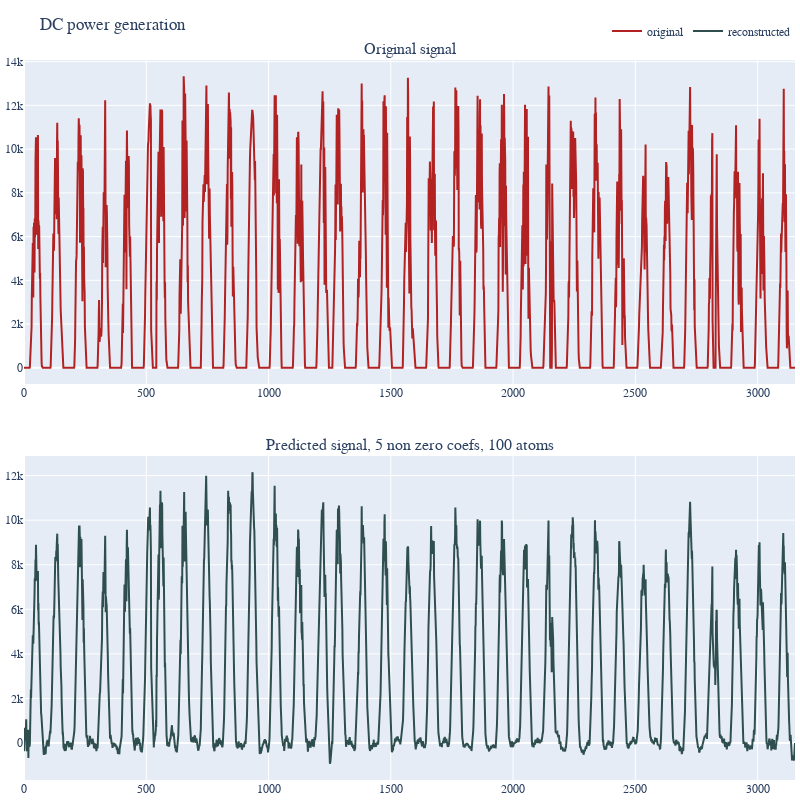

Here is the notebook cell this chart was saved with:
### Code cell
plot_original_pred(dc_power, dc_reconstructed, "DC power generation", n_coefs=n_coefs, K=K, height=800, vertical_spacing=.1)

### Figure 1 — Plotly figure (JSON) as saved in the notebook; plotly's stock layout.template omitted (floating-point values rounded to 4 significant figures; data arrays with more than 128 entries replaced by an {"elided": "..."} marker saying what was removed)
{"data": [{"line": {"color": "firebrick"}, "name": "original", "type": "scatter", "x": {"elided": "3154 int values"}, "xaxis": "x", "y": {"elided": "3154 float values"}, "yaxis": "y"}, {"line": {"color": "darkslategray"}, "name": "reconstructed", "type": "scatter", "x": {"elided": "3154 int values"}, "xaxis": "x2", "y": {"elided": "3154 float values"}, "yaxis": "y2"}], "layout": {"annotations": [{"font": {"size": 16}, "showarrow": false, "text": "Original signal", "x": 0.5, "xanchor": "center", "xref": "paper", "y": 1, "yanchor": "bottom", "yref": "paper"}, {"font": {"size": 16}, "showarrow": false, "text": "Predicted signal, 5 non zero coefs, 100 atoms", "x": 0.5, "xanchor": "center", "xref": "paper", "y": 0.45, "yanchor": "bottom", "yref": "paper"}], "font": {"family": "Serif"}, "height": 800, "legend": {"orientation": "h", "x": 1, "xanchor": "right", "y": 1.02, "yanchor": "bottom"}, "margin": {"b": 5, "l": 5, "r": 5, "t": 60}, "showlegend": true, "title": {"text": "DC power generation"}, "width": 800, "xaxis": {"anchor": "y", "autorange": true, "domain": [0, 1], "range": [0, 3153], "type": "linear"}, "xaxis2": {"anchor": "y2", "autorange": true, "domain": [0, 1], "range": [0, 3153], "type": "linear"}, "yaxis": {"anchor": "x", "autorange": true, "domain": [0.55, 1], "range": [-740.8, 14080.0], "type": "linear"}, "yaxis2": {"anchor": "x2", "autorange": true, "domain": [0, 0.45], "range": [-1657.0, 12880.0], "type": "linear"}}}
